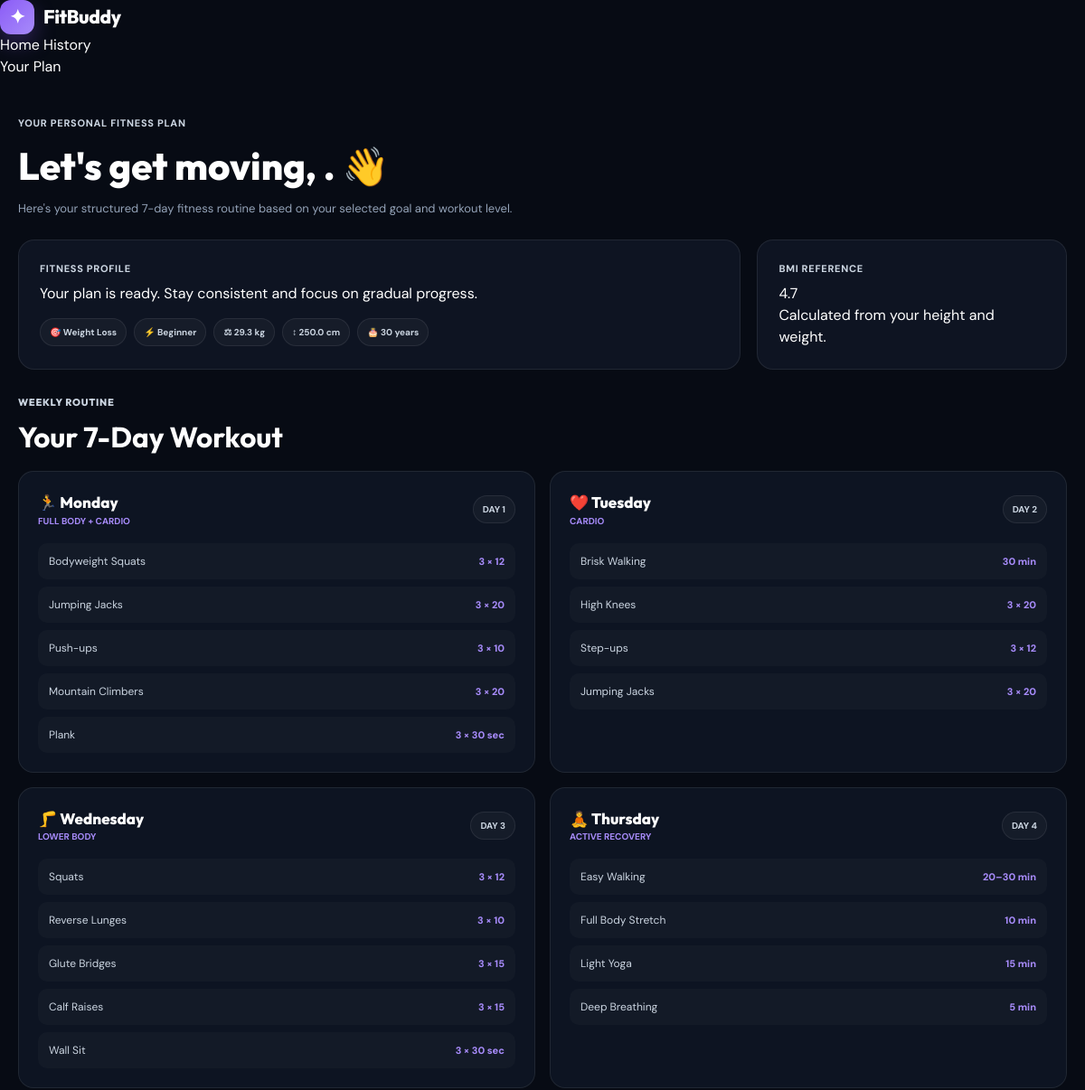
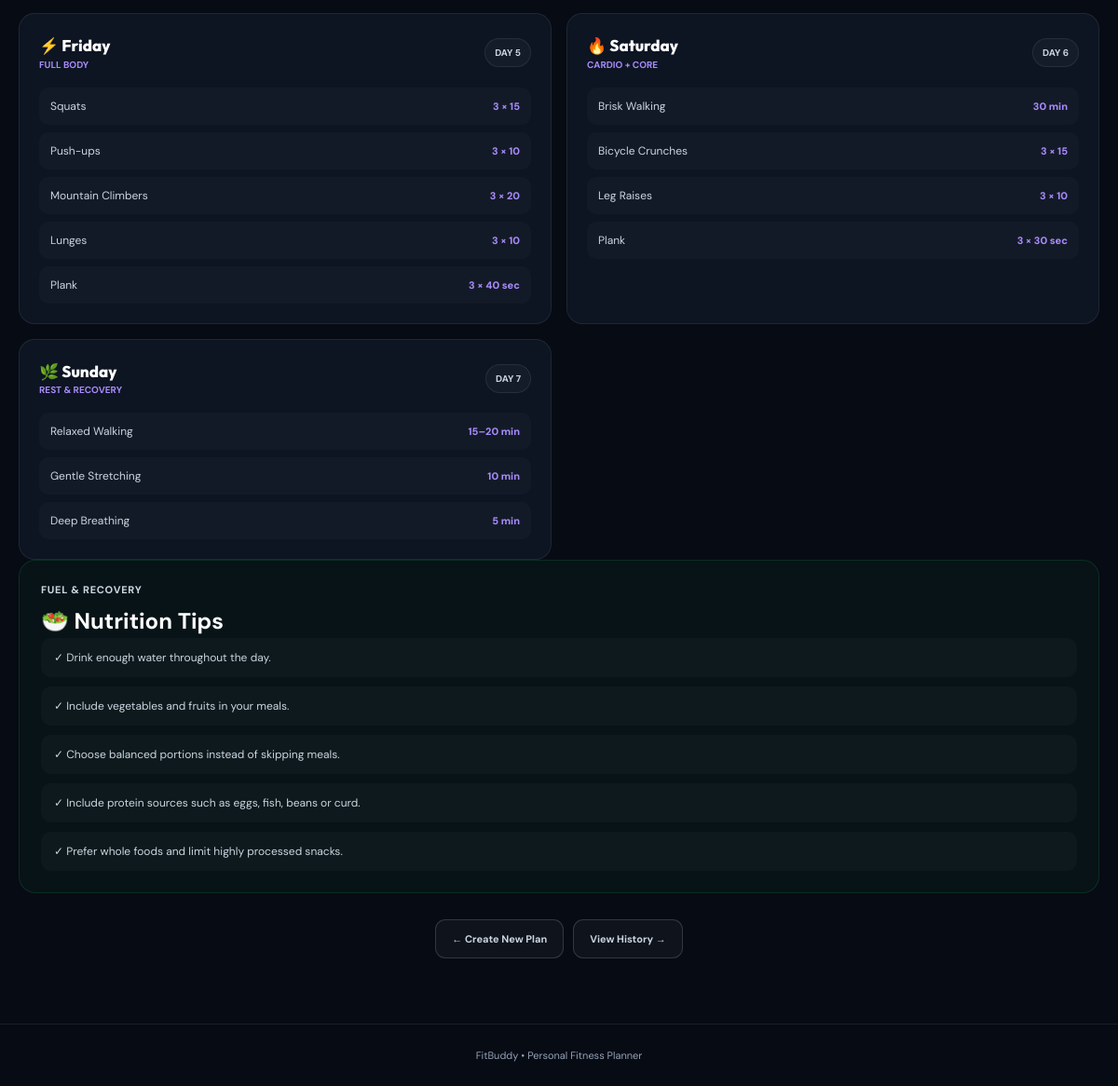
Page /result/2 (signed in) on the committed database (2 pictures, top to bottom).
### tables this page shows
CREATE TABLE fitness_profiles (

            id INTEGER PRIMARY KEY AUTOINCREMENT,

            user_id INTEGER NOT NULL,

            age INTEGER NOT NULL,

            gender TEXT NOT NULL,

            height REAL NOT NULL,

            weight REAL NOT NULL,

            goal TEXT NOT NULL,

            level TEXT NOT NULL,

            created_at TEXT NOT NULL,

            FOREIGN KEY (user_id)
            REFERENCES users(id)

        );

### app.py (the view)
@app.route(
    "/result/<int:plan_id>"
)
def result(plan_id):
    if "user_id" not in session:
        return redirect(
            url_for("login")
        )
    if session.get("role") != "user":
        return redirect(
            url_for("admin")
        )
    user_id = session["user_id"]
    conn = get_db()
    data = conn.execute(
        """
        SELECT

            plans.id AS plan_id,

            plans.workout_plan,

            plans.nutrition_tips,

            plans.created_at,

            fitness_profiles.age,

            fitness_profiles.gender,

            fitness_profiles.height,

            fitness_profiles.weight,

            fitness_profiles.goal,

            fitness_profiles.level

        FROM plans

        JOIN fitness_profiles

        ON plans.profile_id =
           fitness_profiles.id

        WHERE plans.id = ?

        AND plans.user_id = ?
        """,
        (
            plan_id,
            user_id
        )
    ).fetchone()
    conn.close()
    if not data:
        return "Plan not found", 404
    workout_plan = json.loads(
        data["workout_plan"]
    )
    nutrition_tips = json.loads(
        data["nutrition_tips"]
    )
    height_m = data["height"] / 100
    bmi = round(
        data["weight"] /
        (height_m * height_m),
        1
    )
    return render_template(
        "result.html",
        user=data,
        workout_plan=workout_plan,
        nutrition_tips=nutrition_tips,
        bmi=bmi
    )

### app.py (called while the page is built)
def get_db():
    conn = sqlite3.connect(DATABASE)
    conn.row_factory = sqlite3.Row
    return conn

### templates/result.html (shortened to what this page needs)
<!DOCTYPE html>
<html lang="en">
<head>
    <link rel="stylesheet"
          href="{{ url_for('static', filename='css/style.css') }}">
</head>
<body class="result-page">
<div class="app-shell">
    <nav class="navbar">
        <a href="{{ url_for('dashboard') }}"
           class="brand">
            <span class="brand-icon">
                ✦
            </span>
            <span>
                Fit<span>Buddy</span>
            </span>
        </a>
        <div class="nav-links">
            <a href="{{ url_for('dashboard') }}">
                Home
            </a>
            <a href="{{ url_for('history') }}">
                History
            </a>
        </div>
        <div class="nav-status">
            Your Plan
        </div>
    </nav>
    <main>
        <section class="page-header">
            <span class="mini-label">
                YOUR PERSONAL FITNESS PLAN
            </span>
            <h1>
                Let's get moving,
                {{ user["name"] }}. 👋
            </h1>
            <p>
                Here's your structured 7-day fitness routine
                based on your selected goal and workout level.
            </p>
        </section>
        <section class="result-top">
            <div class="result-profile">
                <span class="mini-label">
                    FITNESS PROFILE
                </span>
                <p>
                    Your plan is ready. Stay consistent and
                    focus on gradual progress.
                </p>
                <div class="profile-tags">
                    <span class="tag">
                        🎯
                        {{ user["goal"].replace("_", " ").title() }}
                    </span>
                    <span class="tag">
                        ⚡
                        {{ user["level"].title() }}
                    </span>
                    <span class="tag">
                        ⚖
                        {{ user["weight"] }} kg
                    </span>
                    <span class="tag">
                        ↕
                        {{ user["height"] }} cm
                    </span>
                    <span class="tag">
                        🎂
                        {{ user["age"] }} years
                    </span>
                </div>
            </div>
            <div class="bmi-card">
                <span class="mini-label">
                    BMI REFERENCE
                </span>
                <div class="bmi-value">
                    {{ bmi }}
                </div>
                <p>
                    Calculated from your height and weight.
                </p>
            </div>
        </section>
        <section>
            <div class="section-heading">
                <span class="mini-label">
                    WEEKLY ROUTINE
                </span>
                <h2>
                    Your 7-Day Workout
                </h2>
            </div>
            <div class="workout-grid">
                {% for day in workout_plan %}
                <article class="workout-card">
                    <div class="day-heading">
                        <div>
                            <div class="day-name">
                                {{ day.icon }}
                                {{ day.day }}
                            </div>
                            <div class="day-focus">
                                {{ day.focus }}
                            </div>
                        </div>
                        <span class="tag">
                            DAY {{ loop.index }}
                        </span>
                    </div>
                    <div class="exercise-list">
                        {% for exercise, reps in day.exercises %}
                        <div class="exercise">
                            <span class="exercise-name">
                                {{ exercise }}
                            </span>
                            <span class="exercise-reps">
                                {{ reps }}
                            </span>
                        </div>
                        {% endfor %}
                    </div>
                </article>
                {% endfor %}
            </div>
        </section>
        <section class="nutrition-card">
            <span class="mini-label">
                FUEL &amp; RECOVERY
            </span>
            <h2>
                🥗 Nutrition Tips
            </h2>
            <div class="tip-list">
                {% for tip in nutrition_tips %}
                <div class="tip">
                    ✓ {{ tip }}
                </div>
                {% endfor %}
            </div>
        </section>
        <div class="result-actions">
            <a href="{{ url_for('dashboard') }}"
               class="small-btn">
                ← Create New Plan
            </a>
            <a href="{{ url_for('history') }}"
               class="small-btn">
                View History →
            </a>
        </div>
    </main>
    <footer class="footer">
        <span>
            FitBuddy
        </span>
        <span>
            •
        </span>
        <span>
            Personal Fitness Planner
        </span>
    </footer>
</div>
</body>
</html>

### static/css/style.css (style rules this page uses)
:root { --primary: #8b5cf6; --primary-dark: #6d28d9; --secondary: #22c55e; --accent: #06b6d4; --bg: #070b14; --bg-soft: #0b1120; --card: rgba(17, 24, 39, 0.82); --card-solid: #111827; --text: #ffffff; --text-soft: #cbd5e1; --text-muted: #94a3b8; --border: rgba(255, 255, 255, 0.08); --border-strong: rgba(255, 255, 255, 0.15); --danger: #ef4444; --warning: #f59e0b; --radius: 18px; --radius-sm: 12px; --shadow: 0 20px 60px rgba(0, 0, 0, 0.35); --transition: 0.25s ease; }
* { margin: 0; padding: 0; box-sizing: border-box; }
html { scroll-behavior: smooth; }
body { min-height: 100vh; background: radial-gradient( circle at top left, rgba(139, 92, 246, 0.12), transparent 30% ), radial-gradient( circle at bottom right, rgba(6, 182, 212, 0.08), transparent 30% ), var(--bg); color: var(--text); font-family: "DM Sans", sans-serif; line-height: 1.5; }
a { color: inherit; text-decoration: none; }
.brand { display: inline-flex; align-items: center; gap: 10px; font-family: "Outfit", sans-serif; font-size: 21px; font-weight: 800; letter-spacing: -0.4px; }
.brand-icon { width: 38px; height: 38px; display: flex; align-items: center; justify-content: center; border-radius: 12px; background: linear-gradient( 135deg, var(--primary), #a78bfa ); box-shadow: 0 10px 25px rgba(139, 92, 246, 0.3); }
.mini-label { display: block; margin-bottom: 7px; color: var(--text-soft); font-size: 11px; font-weight: 800; text-transform: uppercase; letter-spacing: 0.7px; }
.result-page { min-height: 100vh; background: var(--bg); }
.result-page main { width: min(1180px, calc(100% - 40px)); margin: auto; padding: 42px 0 70px; }
.page-header { margin-bottom: 25px; }
.page-header h1 { font-family: "Outfit", sans-serif; font-size: clamp(28px, 4vw, 42px); font-weight: 800; }
.page-header p { margin-top: 6px; color: var(--text-muted); font-size: 13px; }
.result-top { display: grid; grid-template-columns: minmax(0, 1.4fr) minmax(260px, 0.6fr); gap: 18px; margin-bottom: 25px; }
.result-profile, .bmi-card { padding: 23px; border: 1px solid var(--border); border-radius: 18px; background: rgba(17, 24, 39, 0.78); }
.profile-tags { display: flex; flex-wrap: wrap; gap: 8px; margin-top: 15px; }
.tag { padding: 7px 10px; border: 1px solid var(--border); border-radius: 999px; color: var(--text-soft); background: rgba(255, 255, 255, 0.035); font-size: 10px; font-weight: 700; }
.bmi-card { display: flex; flex-direction: column; justify-content: center; }
.section-heading { margin: 28px 0 14px; font-family: "Outfit", sans-serif; font-size: 21px; font-weight: 800; }
.workout-grid { display: grid; grid-template-columns: repeat(2, minmax(0, 1fr)); gap: 16px; }
.workout-card { padding: 21px; border: 1px solid var(--border); border-radius: 17px; background: rgba(17, 24, 39, 0.75); transition: var(--transition); }
.day-heading { display: flex; align-items: center; justify-content: space-between; gap: 12px; margin-bottom: 17px; }
.day-name { font-family: "Outfit", sans-serif; font-size: 17px; font-weight: 800; }
.day-focus { color: #a78bfa; font-size: 10px; font-weight: 700; text-transform: uppercase; }
.exercise-list { display: flex; flex-direction: column; gap: 8px; }
.exercise { display: flex; align-items: center; justify-content: space-between; gap: 12px; padding: 11px 12px; border-radius: 10px; background: rgba(255, 255, 255, 0.025); }
.exercise-name { color: var(--text-soft); font-size: 12px; }
.exercise-reps { color: #a78bfa; font-size: 11px; font-weight: 800; white-space: nowrap; }
.nutrition-card { padding: 23px; border: 1px solid rgba(34, 197, 94, 0.15); border-radius: 18px; background: rgba(34, 197, 94, 0.045); }
.tip-list { display: flex; flex-direction: column; gap: 10px; }
.tip { padding: 12px 14px; border-radius: 11px; color: var(--text-soft); background: rgba(255, 255, 255, 0.025); font-size: 12px; }
.result-actions { display: flex; justify-content: center; gap: 10px; margin-top: 28px; }
.small-btn { display: inline-flex; align-items: center; justify-content: center; min-height: 42px; padding: 0 17px; border: 1px solid var(--border-strong); border-radius: 11px; color: var(--text-soft); background: rgba(255, 255, 255, 0.035); font-size: 11px; font-weight: 700; transition: var(--transition); }
.footer { padding: 25px 20px; border-top: 1px solid var(--border); color: var(--text-muted); text-align: center; font-size: 11px; }

### rows in the picture
fitness_profiles: goal.replace "Weight Loss", level "Beginner", weight "29.3", height "250.0", age "30"

### other values in the picture
{{ bmi }} "4.7"
{{ day.icon }} "🏃" "❤️" "🦵" "🧘" "⚡" "🔥" "🌿"
{{ day.day }} "Monday" "Tuesday" "Wednesday" "Thursday" "Friday" "Saturday" "Sunday"
{{ day.focus }} "FULL BODY + CARDIO" "CARDIO" "LOWER BODY" "ACTIVE RECOVERY" "FULL BODY" "CARDIO + CORE" "REST & RECOVERY"
{{ exercise }} "Bodyweight Squats" "Jumping Jacks" "Push-ups" "Mountain Climbers" "Plank" "Brisk Walking" "High Knees" "Step-ups" "Jumping Jacks" "Squats" "Reverse Lunges" "Glute Bridges" "Calf Raises" "Wall Sit" "Easy Walking" "Full Body Stretch" "Light Yoga" "Deep Breathing" "Squats" "Push-ups" "Mountain Climbers" "Lunges" "Plank" "Brisk Walking" "Bicycle Crunches" "Leg Raises" "Plank" "Relaxed Walking" "Gentle Stretching" "Deep Breathing"
{{ reps }} "3 × 12" "3 × 20" "3 × 10" "3 × 20" "3 × 30 sec" "30 min" "3 × 20" "3 × 12" "3 × 20" "3 × 12" "3 × 10" "3 × 15" "3 × 15" "3 × 30 sec" "20–30 min" "10 min" "15 min" "5 min" "3 × 15" "3 × 10" "3 × 20" "3 × 10" "3 × 40 sec" "30 min" "3 × 15" "3 × 10" "3 × 30 sec" "15–20 min" "10 min" "5 min"
{{ tip }} "Drink enough water throughout the day." "Include vegetables and fruits in your meals." "Choose balanced portions instead of skipping meals." "Include protein sources such as eggs, fish, beans or curd." "Prefer whole foods and limit highly processed snacks."
